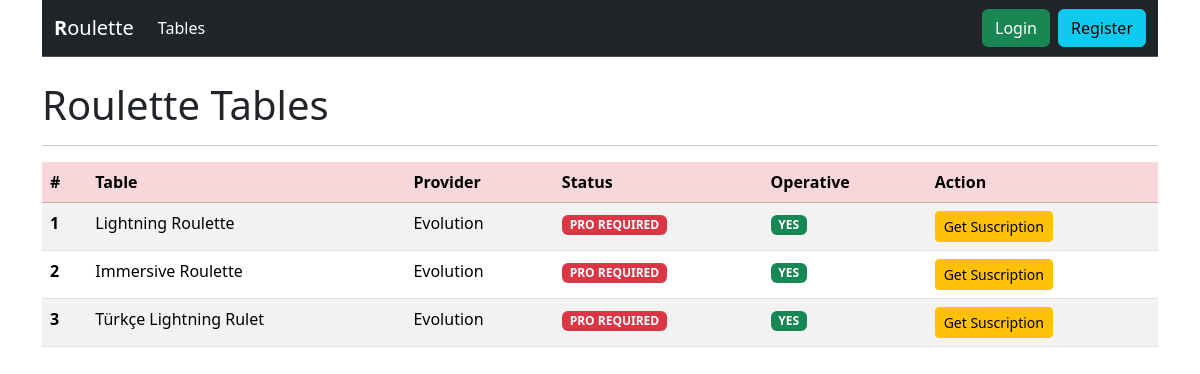
The page / on the database its author committed.
### stats/models.py (models this page shows, shortened)
class Statistic(models.Model):
    name = models.CharField(max_length=200)
    slug = models.SlugField(blank=True)
    provider = models.ForeignKey(Provider, on_delete=models.CASCADE, null=True)
    is_premium = models.BooleanField(default=True)
    image = models.ImageField(upload_to='roulette', blank=True, null=True)
    is_operative = models.BooleanField(default=True)

class Provider(models.Model):
    name = models.CharField(max_length=200)

### stats/views.py (the view)
# urls.py: path('', views.main, name='main'),
def main(request):
    context = {}
    qs = Statistic.objects.all()
    if request.method == 'POST':
        new_stat = request.POST.get('new-statistic')
        obj, created = Statistic.objects.get_or_create(name=new_stat)
        return redirect('stats:dashboard', obj.slug)
    context['qs'] = qs
    return render(request, 'stats/main.html', context)

### stats/templates/stats/main.html (shortened to what this page needs)
{% extends 'base.html' %}
{% block content %}
    {% include 'stats/include/navbar.html' %}
    <br>
    <h1>Roulette Tables</h1>
    <hr>
    {% if qs %}
        <div class="table-responsive">
            <table class="table table-striped">
                <thead class="table-danger">
                <tr>
                    <th scope="col">#</th>
                    <th scope="col">Table</th>
                    <th scope="col">Provider</th>
                    <th scope="col">Status</th>
                    <th scope="col">Operative</th>
                    <th scope="col">Action</th>
                </tr>
                </thead>
                <tbody class="">
                {% for el in qs %}
                    <tr class="">
                        <th scope="row">{{ forloop.counter }}</th>
                        <td>{{ el.name }}</td>
                        <td>{{ el.provider.name }}</td>
                        {% if el.is_premium %}
                            <td><span href="{% url 'stats:become_pro' %}"
                                      class="badge text-bg-danger">PRO REQUIRED</span>
                            </td>
                        {% else %}
                            <td><span href="{{ el.get_absolute_url }}" class="badge text-bg-success">FREE</span></td>
                        {% endif %}
                        {% if el.is_operative %}
                            <td><span class="badge text-bg-success">YES</span>
                            </td>
                        {% else %}
                            <td><span class="badge text-bg-danger">NO</span></td>
                        {% endif %}
                        {% if request.user.profile.is_pro or not el.is_premium %}
                            <td><a href="{{ el.get_absolute_url }}" class="btn btn-success btn-sm">Go Table</a></td>
                        {% else %}
                            <td><a href="{% url 'stats:become_pro' %}" class="btn btn-warning btn-sm">Get
                                Suscription</a>
                            </td>
                        {% endif %}
                    </tr>
                {% endfor %}
                </tbody>
            </table>
        </div>
    {% endif %}
{% endblock content %}

### rows shown on the page
Statistic: name "Lightning Roulette", provider.name "Evolution", is_premium "PRO REQUIRED", is_operative "YES"
Statistic: name "Immersive Roulette", provider.name "Evolution", is_premium "PRO REQUIRED", is_operative "YES"
Statistic: name "Türkçe Lightning Rulet", provider.name "Evolution", is_premium "PRO REQUIRED", is_operative "YES"
